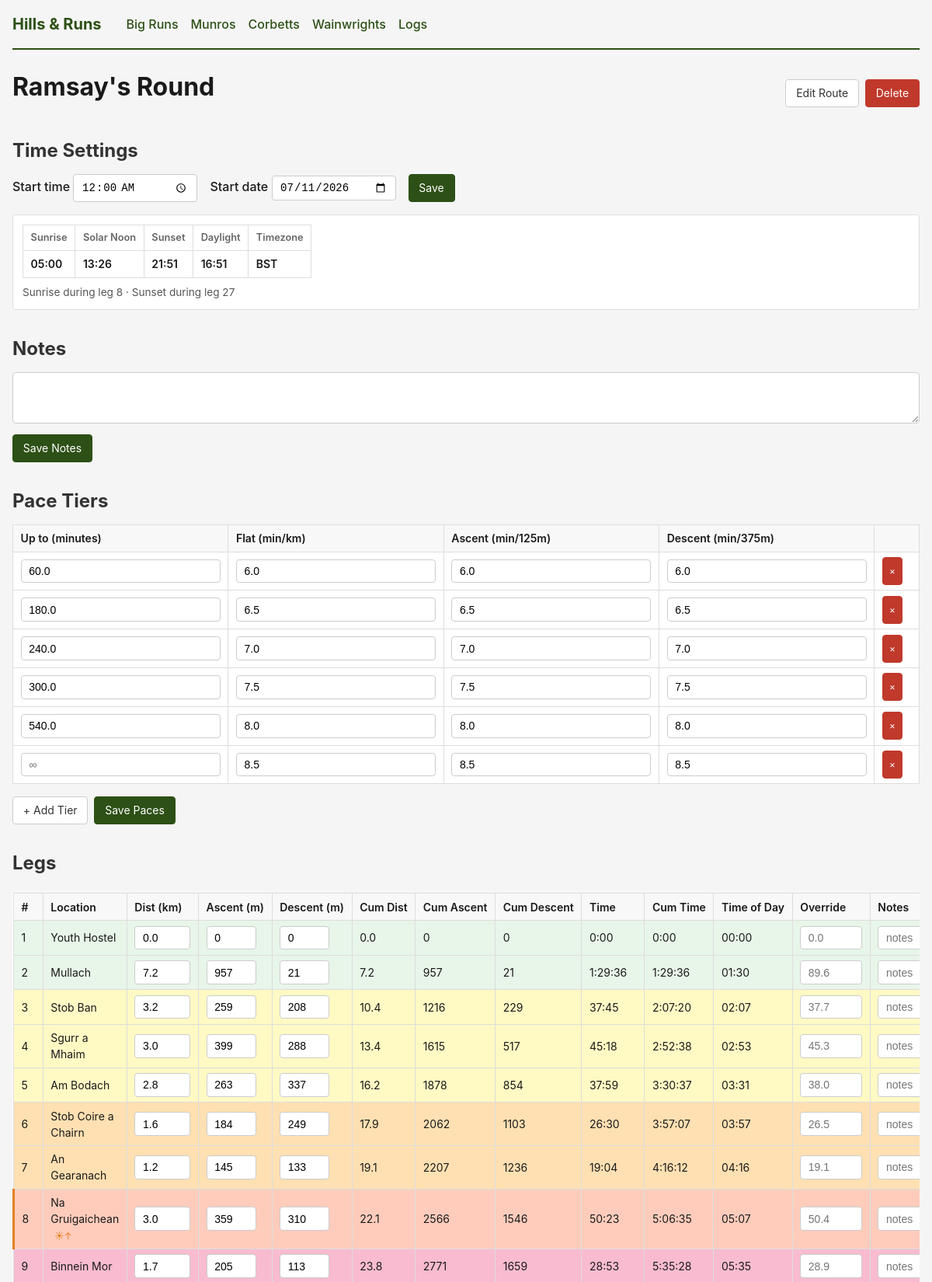
The app's page /bigruns/1 (upper part) with its own data.
### walks/models.py (models this page shows)
class Route(db.Model):
    __tablename__ = 'routes'
    id = db.Column(db.Integer, primary_key=True)
    name = db.Column(db.Text, nullable=False)
    latitude = db.Column(db.Float, default=56.8)
    longitude = db.Column(db.Float, default=-5.1)
    start_time = db.Column(db.Text, default='06:00')
    start_date = db.Column(db.Text, default='2026-06-01')
    notes = db.Column(db.Text, default='')
    created_at = db.Column(db.DateTime, server_default=func.now())
    legs = db.relationship('Leg', backref='route', cascade='all, delete-orphan',
                           order_by='Leg.leg_num')
    pace_tiers = db.relationship('PaceTier', backref='route', cascade='all, delete-orphan')
    time_overrides = db.relationship('TimeOverride', backref='route', cascade='all, delete-orphan')
    attempts = db.relationship('Attempt', backref='route', cascade='all, delete-orphan',
                               order_by='Attempt.date.desc()')

class PaceTier(db.Model):
    __tablename__ = 'pace_tiers'
    id = db.Column(db.Integer, primary_key=True)
    route_id = db.Column(db.Integer, db.ForeignKey('routes.id', ondelete='CASCADE'), nullable=False)
    up_to_minutes = db.Column(db.Float, nullable=True)
    flat_pace_min_per_km = db.Column(db.Float, nullable=False)
    ascent_pace_min_per_125m = db.Column(db.Float, nullable=False, default=0)
    descent_pace_min_per_375m = db.Column(db.Float, nullable=False, default=0)

class Leg(db.Model):
    __tablename__ = 'legs'
    id = db.Column(db.Integer, primary_key=True)
    route_id = db.Column(db.Integer, db.ForeignKey('routes.id', ondelete='CASCADE'), nullable=False)
    leg_num = db.Column(db.Integer, nullable=False)
    location = db.Column(db.Text, nullable=False)
    distance_km = db.Column(db.Float, nullable=False, default=0)
    ascent_m = db.Column(db.Float, nullable=False, default=0)
    descent_m = db.Column(db.Float, nullable=False, default=0)
    notes = db.Column(db.Text, default='')

### walks/routes.py (the view)
@bp.route('/<int:route_id>')
def route_detail(route_id: int) -> str | WerkzeugResponse:
    route = db.session.get(Route, route_id)
    if not route:
        flash('Route not found.', 'error')
        return redirect(url_for('walks.route_list'))
    legs = Leg.query.filter_by(route_id=route_id).order_by(Leg.leg_num).all()
    pace_tiers = (
        PaceTier.query
        .filter_by(route_id=route_id)
        .order_by(
            db.case((PaceTier.up_to_minutes.is_(None), 1), else_=0),
            PaceTier.up_to_minutes,
        )
        .all()
    )
    overrides_rows = (
        TimeOverride.query
        .filter_by(route_id=route_id)
        .all()
    )
    overrides = {r.leg_id: r.override_minutes for r in overrides_rows}
    legs_data = [
        {
            'id': l.id, 'route_id': l.route_id, 'leg_num': l.leg_num,
            'location': l.location, 'distance_km': l.distance_km,
            'ascent_m': l.ascent_m, 'descent_m': l.descent_m, 'notes': l.notes,
        }
        for l in legs
    ]
    tiers_data = [
        {
            'id': t.id, 'route_id': t.route_id, 'up_to_minutes': t.up_to_minutes,
            'flat_pace_min_per_km': t.flat_pace_min_per_km,
            'ascent_pace_min_per_125m': t.ascent_pace_min_per_125m,
            'descent_pace_min_per_375m': t.descent_pace_min_per_375m,
        }
        for t in pace_tiers
    ]
    start_time_minutes = None
    if route.start_time:
        parts = route.start_time.split(':')
        if len(parts) == 2:
            start_time_minutes = int(parts[0]) * 60 + int(parts[1])
    calculated = calculate_leg_times(legs_data, tiers_data, overrides, start_time_minutes)
    totals = {
        'distance_km': sum(l['distance_km'] for l in calculated),
        'ascent_m': sum(l['ascent_m'] for l in calculated),
        'descent_m': sum(l['descent_m'] for l in calculated),
        'time': sum(l['time'] for l in calculated),
    }
    solar: SolarResult | None = None
    solar_events: SolarEventsDict = {'sunrise_leg': None, 'sunset_leg': None}
    if route.start_date and route.latitude and route.longitude:
        solar = solar_times(route.latitude, route.longitude, route.start_date)
        if solar and start_time_minutes is not None:
            solar_events = find_solar_events(calculated, start_time_minutes, solar)
    attempts = (
        Attempt.query
        .filter_by(route_id=route_id)
        .order_by(Attempt.date.desc())
        .all()
    )
    attempts_data = []
    for attempt in attempts:
        a_legs = AttemptLeg.query.filter_by(attempt_id=attempt.id).all()
        leg_times = {r.leg_id: r.actual_time_minutes for r in a_legs}
        attempt_total = sum(t for t in leg_times.values() if t is not None)
        attempts_data.append({
            'id': attempt.id,
            'name': attempt.name,
            'date': attempt.date,
            'notes': attempt.notes,
            'leg_times': leg_times,
            'total_time': attempt_total,
        })
    attempts_json = json.dumps(attempts_data, default=str)
    calculated_json = json.dumps(calculated, default=str)
    return render_template('walks/detail.html',
                           route=route,
                           legs=calculated,
                           pace_tiers=tiers_data,
                           totals=totals,
                           solar=solar,
                           solar_events=solar_events,
                           attempts=attempts_data,
                           attempts_json=attempts_json,
                           calculated_json=calculated_json,
                           format_time=format_time,
                           format_time_of_day=format_time_of_day,
                           format_diff=format_diff)

### walks/templates/walks/detail.html (shortened to what this page needs)
{% extends "base.html" %}
{% block content %}
<div class="page-header">
    <h1>{{ route.name }}</h1>
    <div class="header-actions">
        <a href="{{ url_for('walks.route_edit', route_id=route.id) }}" class="btn">Edit Route</a>
        <form method="POST" action="{{ url_for('walks.route_delete', route_id=route.id) }}"
              onsubmit="return confirm('Delete this route?')" style="display:inline">
            <button type="submit" class="btn btn-danger">Delete</button>
        </form>
    </div>
</div>
<section class="section">
    <h2>Time Settings</h2>
    <form method="POST" action="{{ url_for('walks.save_settings', route_id=route.id) }}" class="settings-form">
        <div class="settings-row">
            <label>Start time <input type="time" name="start_time" value="{{ route.start_time or '' }}"></label>
            <label>Start date <input type="date" name="start_date" value="{{ route.start_date or '' }}"></label>
            <button type="submit" class="btn btn-primary">Save</button>
        </div>
    </form>
    {% if solar %}
    <div class="solar-info">
        <table class="solar-table">
            <tr>
                <th>Sunrise</th>
                <th>Solar Noon</th>
                <th>Sunset</th>
                <th>Daylight</th>
                <th>Timezone</th>
            </tr>
            <tr>
                <td>{{ solar.sunrise_str }}</td>
                <td>{{ solar.solar_noon_str }}</td>
                <td>{{ solar.sunset_str }}</td>
                <td>{{ solar.daylight_str }}</td>
                <td>{{ solar.timezone }}</td>
            </tr>
        </table>
        {% if solar_events.sunrise_leg or solar_events.sunset_leg %}
        <p class="solar-markers">
            {% if solar_events.sunrise_leg %}
                Sunrise during leg {{ solar_events.sunrise_leg }}
            {% endif %}
            {% if solar_events.sunrise_leg and solar_events.sunset_leg %} · {% endif %}
            {% if solar_events.sunset_leg %}
                Sunset during leg {{ solar_events.sunset_leg }}
            {% endif %}
        </p>
        {% endif %}
    </div>
    {% endif %}
</section>
<section class="section">
    <h2>Notes</h2>
    <form method="POST" action="{{ url_for('walks.save_notes', route_id=route.id) }}">
        <textarea name="notes" rows="3" style="margin-bottom: 0.5rem;">{{ route.notes or '' }}</textarea>
        <button type="submit" class="btn btn-primary">Save Notes</button>
    </form>
</section>
<section class="section">
    <h2>Pace Tiers</h2>
    <form method="POST" action="{{ url_for('walks.save_paces', route_id=route.id) }}">
        <table class="pace-table">
            <thead>
                <tr>
                    <th>Up to (minutes)</th>
                    <th>Flat (min/km)</th>
                    <th>Ascent (min/125m)</th>
                    <th>Descent (min/375m)</th>
                    <th></th>
                </tr>
            </thead>
            <tbody id="pace-body">
                {% for tier in pace_tiers %}
                <tr>
                    <td><input type="number" step="1" name="up_to_{{ loop.index0 }}" value="{{ tier.up_to_minutes|default('', true) }}" placeholder="∞"></td>
                    <td><input type="number" step="0.1" name="flat_pace_{{ loop.index0 }}" value="{{ tier.flat_pace_min_per_km }}" required></td>
                    <td><input type="number" step="0.1" name="ascent_pace_{{ loop.index0 }}" value="{{ tier.ascent_pace_min_per_125m }}" required></td>
                    <td><input type="number" step="0.1" name="descent_pace_{{ loop.index0 }}" value="{{ tier.descent_pace_min_per_375m }}" required></td>
                    <td><button type="button" class="btn btn-small btn-danger" onclick="removePaceTier(this)">×</button></td>
                </tr>
                {% endfor %}
            </tbody>
        </table>
        <div class="form-actions">
            <button type="button" class="btn" onclick="addPaceTier()">+ Add Tier</button>
            <button type="submit" class="btn btn-primary">Save Paces</button>
        </div>
    </form>
</section>
<section class="section">
    <h2>Legs</h2>
    <form method="POST" action="{{ url_for('walks.save_legs', route_id=route.id) }}">
    <div class="table-scroll">
    <table class="legs-table">
        <thead>
            <tr>
                <th>#</th>
                <th>Location</th>
                <th>Dist (km)</th>
                <th>Ascent (m)</th>
                <th>Descent (m)</th>
                <th>Cum Dist</th>
                <th>Cum Ascent</th>
                <th>Cum Descent</th>
                <th>Time</th>
                <th>Cum Time</th>
                {% if route.start_time %}<th>Time of Day</th>{% endif %}
                <th>Override</th>
                <th>Notes</th>
            </tr>
        </thead>
        <tbody>
            {% for leg in legs %}
            {% set is_sunrise = solar_events.sunrise_leg == leg.leg_num %}
            {% set is_sunset = solar_events.sunset_leg == leg.leg_num %}
            <tr class="pace-tier-{{ leg.tier_index }} {{ 'overridden' if leg.override is not none else '' }} {{ 'sunrise-leg' if is_sunrise else '' }} {{ 'sunset-leg' if is_sunset else '' }}">
                <td>{{ leg.leg_num }}</td>
                <td>
                    {{ leg.location }}
                    {% if is_sunrise %}<span class="solar-badge sunrise-badge" title="Sunrise during this leg">☀↑</span>{% endif %}
                </td>
                <td><input type="number" step="0.1" name="distance_{{ leg.id }}" value="{{ '%.1f' | format(leg.distance_km) }}" class="stat-input"></td>
                <td><input type="number" step="1" name="ascent_{{ leg.id }}" value="{{ '%.0f' | format(leg.ascent_m) }}" class="stat-input stat-input-narrow"></td>
                <td><input type="number" step="1" name="descent_{{ leg.id }}" value="{{ '%.0f' | format(leg.descent_m) }}" class="stat-input stat-input-narrow"></td>
                <td>{{ '%.1f' | format(leg.cumulative_distance) }}</td>
                <td>{{ '%.0f' | format(leg.cumulative_ascent) }}</td>
                <td>{{ '%.0f' | format(leg.cumulative_descent) }}</td>
                <td>{{ format_time(leg.time) }}</td>
                <td>{{ format_time(leg.cumulative_time) }}</td>
                {% if route.start_time %}<td>{{ format_time_of_day(leg.time_of_day) }}</td>{% endif %}
                <td>
                    <input type="number" step="0.1" name="override_{{ leg.id }}"
                           value="{{ leg.override if leg.override is not none else '' }}"
                           placeholder="{{ '%.1f' | format(leg.calc_time) }}"
                           class="override-input">
                </td>
                <td><input type="text" name="notes_{{ leg.id }}" value="{{ leg.notes }}" class="notes-input-inline" placeholder="notes"></td>
            </tr>
            {% endfor %}
        </tbody>
    </table>
    </div>
    </form>
</section>
{% endblock %}

### records on screen
Route: name "Ramsay's Round", start_time "00:00", start_date "07/11/2026"
PaceTier: up_to_0 "60.0", flat_pace_0 "6.0", ascent_pace_0 "6.0", descent_pace_0 "6.0"
PaceTier: up_to_1 "180.0", flat_pace_1 "6.5", ascent_pace_1 "6.5", descent_pace_1 "6.5"
PaceTier: up_to_minutes "240.0", flat_pace_min_per_km "7.0", ascent_pace_min_per_125m "7.0", descent_pace_min_per_375m "7.0"
PaceTier: up_to_minutes "300.0", flat_pace_min_per_km "7.5", ascent_pace_min_per_125m "7.5", descent_pace_min_per_375m "7.5"
PaceTier: up_to_minutes "540.0", flat_pace_min_per_km "8.0", ascent_pace_min_per_125m "8.0", descent_pace_min_per_375m "8.0"
PaceTier: flat_pace_min_per_km "8.5", ascent_pace_min_per_125m "8.5", descent_pace_min_per_375m "8.5"
Leg: leg_num "1", location "Youth Hostel", distance_km "0.0", ascent_m "0", descent_m "0", cumulative_distance "0.0", cumulative_ascent "0", cumulative_descent "0", time "0:00", cumulative_time "0:00", time_of_day "00:00", calc_time "0.0"
Leg: leg_num "2", location "Mullach", distance_km "7.2", ascent_m "957", descent_m "21", cumulative_distance "7.2", cumulative_ascent "957", cumulative_descent "21", time "1:29:36", cumulative_time "1:29:36", time_of_day "01:30", calc_time "89.6"
Leg: leg_num "3", location "Stob Ban", distance_km "3.2", ascent_m "259", descent_m "208", cumulative_distance "10.4", cumulative_ascent "1216", cumulative_descent "229", time "37:45", cumulative_time "2:07:20", time_of_day "02:07", calc_time "37.7"
Leg: leg_num "4", location "Sgurr a Mhaim", distance_km "3.0", ascent_m "399", descent_m "288", cumulative_distance "13.4", cumulative_ascent "1615", cumulative_descent "517", time "45:18", cumulative_time "2:52:38", time_of_day "02:53", calc_time "45.3"
Leg: leg_num "5", location "Am Bodach", distance_km "2.8", ascent_m "263", descent_m "337", cumulative_distance "16.2", cumulative_ascent "1878", cumulative_descent "854", time "37:59", cumulative_time "3:30:37", time_of_day "03:31", calc_time "38.0"
Leg: leg_num "6", location "Stob Coire a Chairn", distance_km "1.6", ascent_m "184", descent_m "249", cumulative_distance "17.9", cumulative_ascent "2062", cumulative_descent "1103", time "26:30", cumulative_time "3:57:07", time_of_day "03:57", calc_time "26.5"
Leg: leg_num "7", location "An Gearanach", distance_km "1.2", ascent_m "145", descent_m "133", cumulative_distance "19.1", cumulative_ascent "2207", cumulative_descent "1236", time "19:04", cumulative_time "4:16:12", time_of_day "04:16", calc_time "19.1"
Leg: leg_num "8", location "Na Gruigaichean", distance_km "3.0", ascent_m "359", descent_m "310", cumulative_distance "22.1", cumulative_ascent "2566", cumulative_descent "1546", time "50:23", cumulative_time "5:06:35", time_of_day "05:07", calc_time "50.4"
Leg: leg_num "9", location "Binnein Mor", distance_km "1.7", ascent_m "205", descent_m "113", cumulative_distance "23.8", cumulative_ascent "2771", cumulative_descent "1659", time "28:53", cumulative_time "5:35:28", time_of_day "05:35", calc_time "28.9"

### other values on screen
{{ solar.sunrise_str }} "05:00"
{{ solar.solar_noon_str }} "13:26"
{{ solar.sunset_str }} "21:51"
{{ solar.daylight_str }} "16:51"
{{ solar.timezone }} "BST"
{{ solar_events.sunrise_leg }} "8"
{{ solar_events.sunset_leg }} "27"
